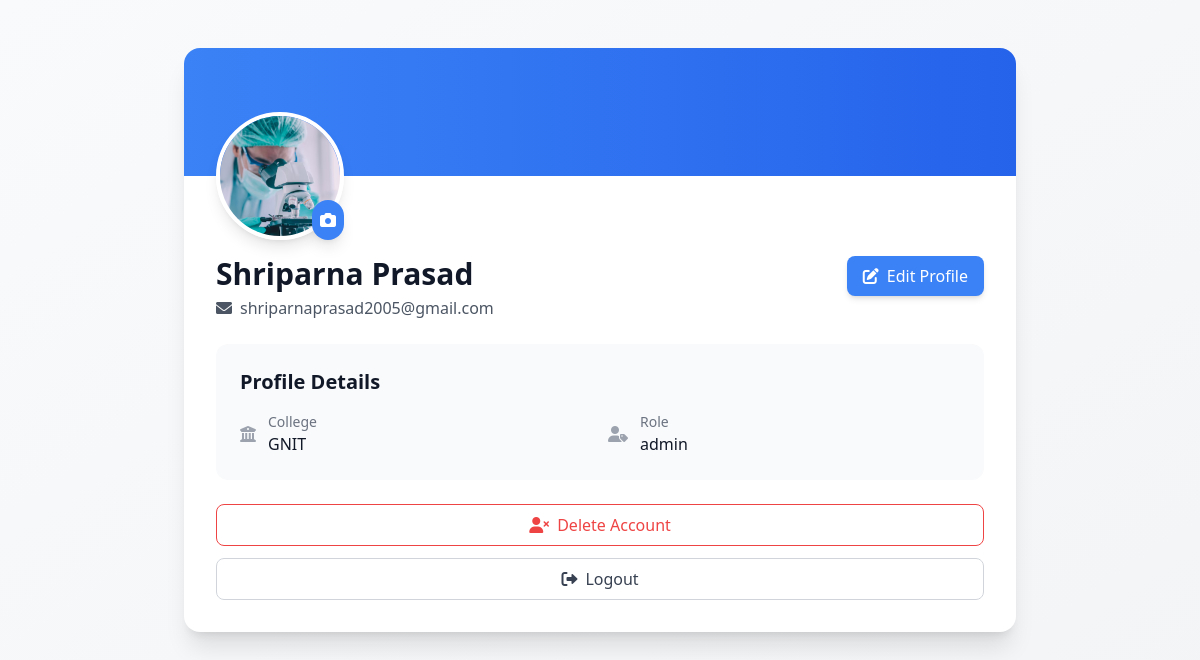
Screenshot of /events/profile/ (signed in) with the database file from the repository.
### events/models.py (models this page shows)
class CustomUser(AbstractUser):
    ROLE_CHOICES = [
        ('student', 'Student'),
        ('faculty', 'Faculty'),
        ('admin', 'Admin'),
    ]
    role = models.CharField(max_length=10, choices=ROLE_CHOICES, default='student')
    profile_image = models.ImageField(upload_to='profile_images/', default='profile_images/default.png', blank=True, null=True)
    college_name = models.CharField(max_length=255, blank=True, null=True)

### events/views.py (the view)
# urls.py: path("profile/", views.my_account, name="my_account"),
@login_required
def my_account(request):
    return render(request, "profile.html", {"user": request.user})

### events/templates/profile.html (shortened to what this page needs)
<!DOCTYPE html>
<html lang="en">
<head>
    <script src="https://cdn.tailwindcss.com"></script>
    <link href="https://cdnjs.cloudflare.com/ajax/libs/font-awesome/6.0.0/css/all.min.css" rel="stylesheet">
</head>
<body class="bg-gradient-to-br from-gray-50 to-gray-100 min-h-screen py-12">
    <div class="container mx-auto px-4 sm:px-6 lg:px-8 max-w-4xl">
        <div class="bg-white rounded-2xl shadow-xl overflow-hidden">
            <div class="bg-gradient-to-r from-blue-500 to-blue-600 h-32 relative">
                <div class="absolute -bottom-16 left-8">
                    <div class="relative">
                        <img
                            src="{% if user.profile_image and user.profile_image.url %}{{ user.profile_image.url }}{% else %}/media/profile_images/default.png{% endif %}"
                            alt="Profile Image"
                            class="w-32 h-32 rounded-full border-4 border-white shadow-lg object-cover transition-transform hover:scale-105"
                        >
                        <a href="{% url 'edit_profile' %}" class="absolute bottom-0 right-0 bg-blue-500 text-white p-2 rounded-full shadow-lg hover:bg-blue-600 transition-colors">
                            <i class="fas fa-camera"></i>
                        </a>
                    </div>
                </div>
            </div>
            <div class="pt-20 px-8 pb-8">
                <div class="flex justify-between items-start mb-6">
                    <div>
                        <h1 class="text-3xl font-bold text-gray-900">{{ user.first_name }} {{ user.last_name }}</h1>
                        <p class="text-gray-600 flex items-center mt-1">
                            <i class="fas fa-envelope mr-2"></i>
                            {{ user.email }}
                        </p>
                    </div>
                    <div class="flex space-x-3">
                        <a href="{% url 'edit_profile' %}"
                           class="inline-flex items-center px-4 py-2 bg-blue-500 text-white rounded-lg shadow-md hover:bg-blue-600 transition-colors">
                            <i class="fas fa-edit mr-2"></i> Edit Profile
                        </a>
                    </div>
                </div>
                <div class="bg-gray-50 rounded-xl p-6 mb-6">
                    <h2 class="text-xl font-semibold text-gray-900 mb-4">Profile Details</h2>
                    <div class="grid grid-cols-1 md:grid-cols-2 gap-4">
                        {% if user.college_name %}
                        <div class="flex items-center">
                            <i class="fas fa-university text-gray-400 mr-3"></i>
                            <div>
                                <p class="text-sm text-gray-500">College</p>
                                <p class="text-gray-900">{{ user.college_name }}</p>
                            </div>
                        </div>
                        {% endif %}
                        <div class="flex items-center">
                            <i class="fas fa-user-tag text-gray-400 mr-3"></i>
                            <div>
                                <p class="text-sm text-gray-500">Role</p>
                                <p class="text-gray-900">{{ user.role }}</p>
                            </div>
                        </div>
                    </div>
                </div>
                <div class="flex flex-col space-y-3">
                    <a href="{% url 'delete_profile' %}"
                       onclick="return confirm('Are you sure you want to delete your profile? This action cannot be undone.');"
                       class="inline-flex items-center justify-center px-4 py-2 border border-red-500 text-red-500 rounded-lg hover:bg-red-50 transition-colors">
                        <i class="fas fa-user-times mr-2"></i> Delete Account
                    </a>
                    <a href="{% url 'logout' %}"
                       class="inline-flex items-center justify-center px-4 py-2 border border-gray-300 text-gray-700 rounded-lg hover:bg-gray-50 transition-colors">
                        <i class="fas fa-sign-out-alt mr-2"></i> Logout
                    </a>
                </div>
            </div>
        </div>
    </div>
</body>
</html>

### events/templates/profile.html (style rules this page uses)
* { transition: all 0.3s ease-in-out; }
.container { animation: fadeIn 0.5s ease-in-out; }

### rows the page displays
CustomUser: profile_image (picture), first_name "Shriparna", last_name "Prasad", email "shriparnaprasad2005@gmail.com", college_name "GNIT", role "admin"
